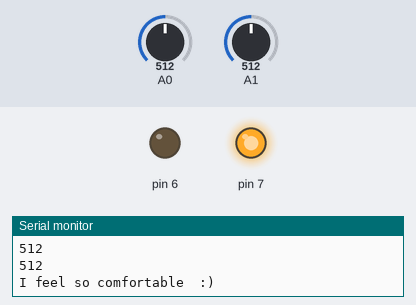
Bench run of a sketch on a simulated Arduino Uno, built with avr-gcc and run on an emulated ATmega328P. Parts: output pins drawn as LEDs (lit = HIGH), the last lines printed to the serial monitor. The test bench sets the inputs (shaded band); at power-on: A0 = 512, A1 = 512.

Above: at 1.2 s.
1.3 s: A0 set to 591
3.2 s: A0 set to 616
At 6.0 s:
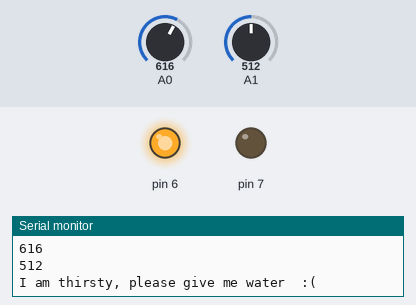
6.5 s: A0 set to 590
At 7.7 s:
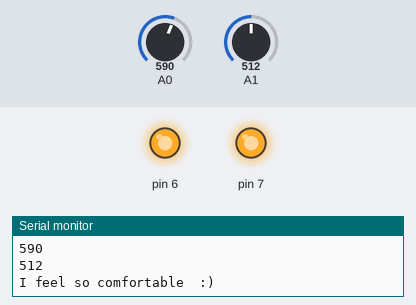
9.5 s: A0 set to 610
At 12.0 s:
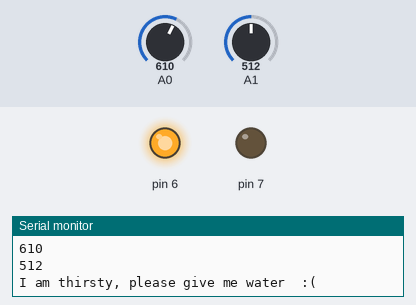
Timing chart, 0 to 13.5 s (numbered marks = the images above; inputs shaded):
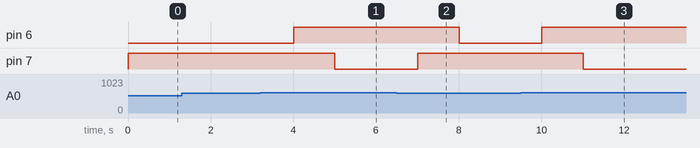

Measured:
- the behaviour switches between 600 and 601 on A0 (found by bisection; images 0 and 1)
- after the input at 3.2 s, pin 6: LOW → HIGH after 0.81 s; pin 7: HIGH → LOW after 1.8 s
- after the input at 6.5 s, pin 6: HIGH → LOW after 1.5 s; pin 7: LOW → HIGH after 0.51 s
- after the input at 9.5 s, pin 6: LOW → HIGH after 0.51 s; pin 7: HIGH → LOW after 1.5 s

The sketch:

Moisture-2.ino
```cpp
  void setup(){
    Serial.begin(9600);
    pinMode(7,OUTPUT);
    pinMode(6,OUTPUT);
  }
  void loop(){
    int moisture = analogRead(A0);
    Serial.println(moisture);
    int moisture2=analogRead(A1);
    Serial.println(moisture2);

    Serial.println("");
    if(analogRead(A0)<200){
      Serial.println("Too much water");
    }
  else if (analogRead(A0)>200 && analogRead(A0)<600){
    Serial.println("I feel so comfortable  :) ");

    digitalWrite(7,HIGH);
    delay(1000);
    digitalWrite(6,LOW);


  }


  else if (analogRead(A0)>600){
    Serial.println("I am thirsty, please give me water  :( ");
    digitalWrite(6,HIGH);
    delay(1000);
    digitalWrite(7,LOW);


  }

  }
```
